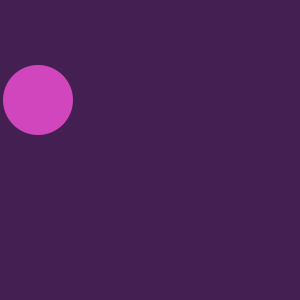
Frame 1 (no input)
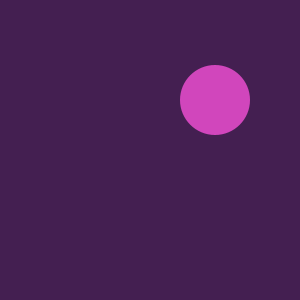
Frame 60 (the mouse pressed at the canvas centre just before this capture)
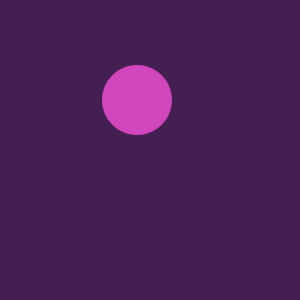
Frame 120 (the mouse held since frame 60 and released just before this capture)

The Processing sketch that drew these frames (run headless with seeded random() and noise(); from frame 60 on, the mouse is pressed at the canvas centre):

// Processing sketch: processing_33762
// ── processing_33762.pde

/*
Jennifer Kaye
 jenniferkaye7@gmail.com
 Copyright 2011
 Parsons MFA D+T Bootcamp
 Homework 8/11/11: Fun with Functions!
 */

int ball_x = 35;
int ball_y = 100;
int ball_w = 70;
int ball_speed = 3;

void setup () {
  size (300, 300);
  frameRate (30);
}

void moveBall () {
 ball_x = ball_x + ball_speed;
  
}

void checkEdgeOfScreen (){
    if ((ball_x + 35 > width) || (ball_x < 35)) {
   ball_speed = ball_speed * -1;
  } 
}



void draw() {
background (68, 31, 81);
  
moveBall(); //modify the circle’s position.

checkEdgeOfScreen(); //check to see if the circle needs to bounce off the edge.

fill (209, 70, 188);
noStroke ();
ellipse(ball_x, ball_y, ball_w, ball_w);

}
